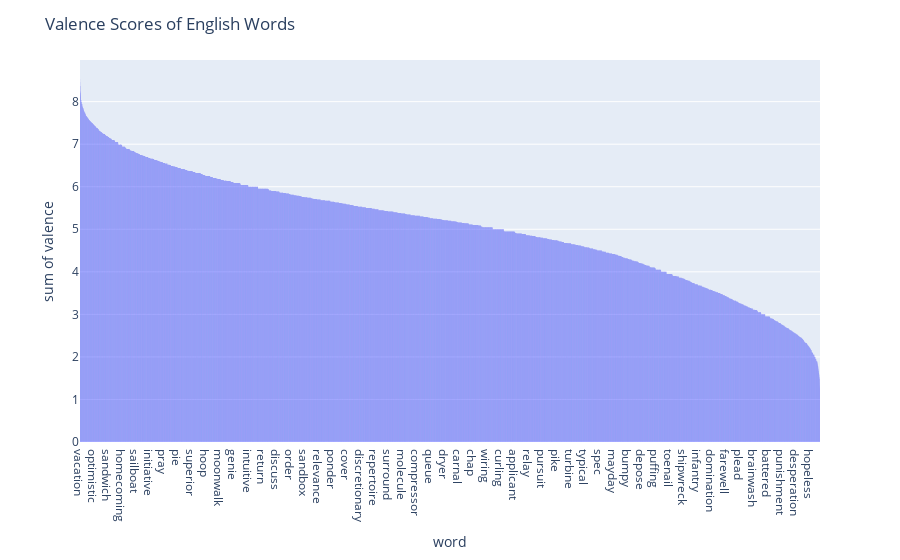

Source (notebook cell):
### Code cell
import plotly.express as px

valence_df = mood_df.sort_values(by=['valence'], ascending = False)
fig = px.histogram(valence_df, x=valence_df.index, y = 'valence')
fig.update_layout(
    title={
        'text': 'Valence Scores of English Words',
    })
fig.show()

### Figure 1 — Plotly figure (JSON) as saved in the notebook; plotly's stock layout.template omitted (floating-point values rounded to 4 significant figures; data arrays with more than 128 entries replaced by an {"elided": "..."} marker saying what was removed)
{"data": [{"alignmentgroup": "True", "bingroup": "x", "histfunc": "sum", "hovertemplate": "word=%{x}<br>sum of valence=%{y}<extra></extra>", "legendgroup": "", "marker": {"color": "#636efa", "pattern": {"shape": ""}}, "name": "", "offsetgroup": "", "orientation": "v", "showlegend": false, "type": "histogram", "x": {"elided": "13915 str values"}, "xaxis": "x", "y": {"elided": "13915 float values"}, "yaxis": "y"}], "layout": {"autosize": true, "barmode": "relative", "legend": {"tracegroupgap": 0}, "margin": {"t": 60}, "title": {"text": "Valence Scores of English Words"}, "xaxis": {"anchor": "y", "autorange": true, "domain": [0, 1], "range": [-0.5, 13910.0], "title": {"text": "word"}, "type": "category"}, "yaxis": {"anchor": "x", "autorange": true, "domain": [0, 1], "range": [0, 8.979], "title": {"text": "sum of valence"}, "type": "linear"}}}
